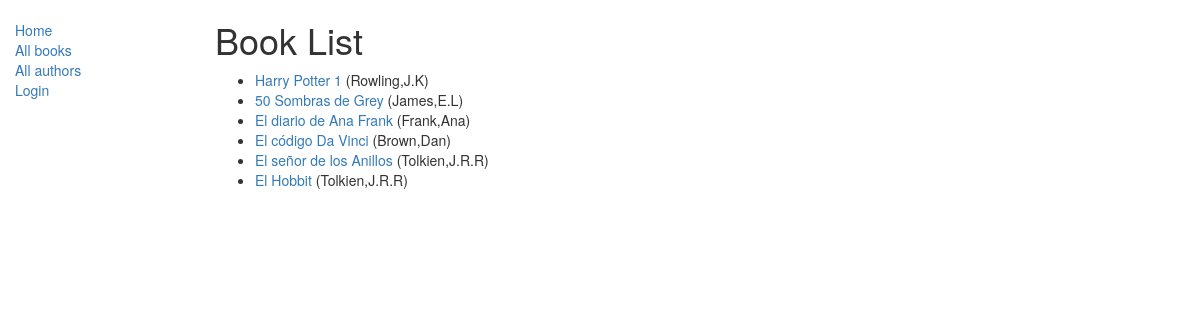
/catalog/books/, run on the app's committed database.
### catalog/models.py (models this page shows, shortened)
class Book(models.Model):
    title = models.CharField(max_length=200)
    author = models.ForeignKey('Author', on_delete=models.SET_NULL, null=True)
    summary = models.TextField(max_length=1000,help_text="Ingrese una breve descripcción del libro")
    isbn =  models.CharField('ISBN',max_length=13,help_text='13 Caracteres <a href="https://www.isbn-international.org/content/what-isbn">ISBN number</a>')
    genre = models.ManyToManyField(Genre,help_text="Seleccione un género para este libro")
    def get_absolute_url(self):
        return reverse('book-detail', args=[str(self.id)])
    def display_genre(self):
        """
        Creates a string for Genre, required to display it in Admin
        """
        return ', '.join([genre.name for genre in self.genre.all()[:3] ])
    display_genre.short_description = 'Genre'

class Author(models.Model):
    first_name = models.CharField(max_length=100)
    last_name = models.CharField(max_length=100)
    date_of_birth = models.DateField(null=True,blank=True)
    date_of_death = models.DateField('Died',null=True,blank=True)
    def __str__(self):
        return '%s,%s' % (self.last_name, self.first_name)

### catalog/views.py (the view)
class BookListView(generic.ListView):
    model = Book
    paginate_by = 10

### catalog/templates/catalog/book_list.html
{% extends "base_generic.html" %}
{% block content %}
<h1>Book List</h1>
{% if book_list %}
<ul>
    {% for book in book_list %}
    <li>
        <a href="{{ book.get_absolute_url }}">{{ book.title }}</a> ({{book.author}})
    </li>
    {% endfor %}
</ul>
{% else %}
<p>There are no books in the library.</p>
{% endif %}
{% endblock %}

### data on the page
Book: title "Harry Potter 1", author "Rowling,J.K"
Book: title "50 Sombras de Grey", author "James,E.L"
Book: title "El diario de Ana Frank", author "Frank,Ana"
Book: title "El código Da Vinci", author "Brown,Dan"
Book: title "El señor de los Anillos", author "Tolkien,J.R.R"
Book: title "El Hobbit", author "Tolkien,J.R.R"
